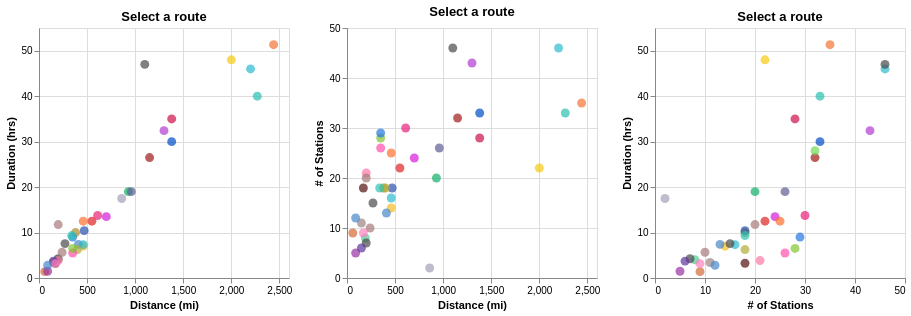

Write notebook code for a chart like this one.
### Code cell
# Route color dictionary
route_colors = df.set_index('route')['_color'].to_dict()

# Shared selection point
highlight = alt.selection_point(name='route', fields=['route', 'route_label'], on='click', empty='none')

title = alt.TitleParams(
    text={
        "expr": "route.route ? 'Route: '+route.route_label : 'Select a route'"
    }
)

circle_size = 80
chart_width=250
chart_height=250
# -----------------------------
# Chart 1: Time vs Miles
# -----------------------------
base1 = alt.Chart(df).mark_circle(size=circle_size).encode(
    x=alt.X('miles_approx', title='Distance (mi)'),
    y=alt.Y('time', title='Duration (hrs)'),
    color=alt.Color('route:N', legend=None, scale=alt.Scale(
        domain=list(route_colors.keys()),
        range=list(route_colors.values())
    )),
    tooltip=['route_label', 'time', 'frequency', 'miles_approx', 'n_stations_approx']
).properties(width=chart_width, height=chart_height)

highlight1 = alt.Chart(df, title=title).mark_circle(size=200, fillOpacity=0, strokeWidth=3).encode(
    x=alt.X('miles_approx', title='Distance (mi)'),
    y=alt.Y('time', title='Duration (hrs)'),
    stroke=alt.condition(highlight, 'route:N', alt.value('transparent'), legend=None)
).add_params(highlight)

chart_1 = base1 + highlight1

# -----------------------------
# Chart 2: Stations vs Miles
# -----------------------------
base2 = alt.Chart(df, title=title).mark_circle(size=circle_size).encode(
    x=alt.X('miles_approx', title='Distance (mi)'),
    y=alt.Y('n_stations_approx', title='# of Stations'),
    color=alt.Color('route:N', legend=None, scale=alt.Scale(
        domain=list(route_colors.keys()),
        range=list(route_colors.values())
    )),
    tooltip=['route_label', 'time', 'frequency', 'miles_approx', 'n_stations_approx']
).properties(width=chart_width, height=chart_height)

highlight2 = alt.Chart(df, title=title).mark_circle(size=200, fillOpacity=0, strokeWidth=3).encode(
    x=alt.X('miles_approx', title='Distance (mi)'),
    y=alt.Y('n_stations_approx', title='# of Stations'),
    stroke=alt.condition(highlight, 'route:N', alt.value('transparent'), legend=None, )
).add_params(highlight)

chart_2 = base2 + highlight2

# -----------------------------
# Chart 3: Time vs Stations
# -----------------------------
base3 = alt.Chart(df).mark_circle(size=circle_size).encode(
    x=alt.X('n_stations_approx', title="# of Stations"),
    y=alt.Y('time', title='Duration (hrs)'),
    color=alt.Color('route:N', legend=None, scale=alt.Scale(
        domain=list(route_colors.keys()),
        range=list(route_colors.values())
    )),
    tooltip=['route_label', 'time', 'frequency', 'miles_approx', 'n_stations_approx']
).properties(width=chart_width, height=chart_height)

highlight3 = alt.Chart(df, title=title).mark_circle(size=200, fillOpacity=0, strokeWidth=3).encode(
    x='n_stations_approx',
    y='time',
    stroke=alt.condition(highlight, 'route:N', alt.value('transparent'), legend=None)
).add_params(highlight)

chart_3 = base3 + highlight3


final_chart = alt.vconcat(alt.hconcat(chart_1, chart_2, chart_3))
final_chart

### Figure 1 — Vega-Lite specification as saved in the notebook (floating-point values rounded to 4 significant figures)
{"config": {"view": {"continuousWidth": 300, "continuousHeight": 300}}, "vconcat": [{"hconcat": [{"layer": [{"mark": {"type": "circle", "size": 80}, "encoding": {"color": {"field": "route", "legend": null, "scale": {"domain": ["acela", "adirondack", "autotrain", "berkshire_flyer", "borealis", "california_zephyr", "capitol_corridor", "cardinal", "carolinian", "cascades", "city_of_new_orleans", "coast_starlight", "crescent", "downeaster", "empire_builder", "empire_service", "ethan_allen_express", "floridian", "gold_runner", "hartford", "heartland_flyer", "hiawatha", "illinois_service", "keystone_service", "lakeshore_limited", "lincoln_service", "maple_leaf", "mardi_gras", "michigan_service", "missouri_river", "northeast_regional", "pacific_surfliner", "pennsylvanian", "piedmont", "silver_meteor_palmetto", "southwest_chief", "sunset_limited", "texas_eagle", "valley_flyer", "vermonter"], "range": ["#F5BD23", "#AE8A27", "#A4A1B8", "#4ECC93", "#4987C9", "#F27435", "#530F0F", "#A01919", "#D31BD9", "#2750AE", "#12AE68", "#CC0F48", "#004CC7", "#9C8585", "#2BBCCF", "#2BBCCF", "#4A4A4A", "#4A4A4A", "#B2AC3D", "#D16935", "#4A4A4A", "#9830A0", "#FF4EAD", "#FE78A7", "#5E5E94", "#A67979", "#DE2323", "#5C359B", "#82C634", "#A67979", "#FD6F2C", "#2377DE", "#2EC5B3", "#FF80C0", "#70DC55", "#2AC1B0", "#F5CB0E", "#B03AD2", "#4987C9", "#E72177"]}, "type": "nominal"}, "tooltip": [{"field": "route_label", "type": "nominal"}, {"field": "time", "type": "quantitative"}, {"field": "frequency", "type": "nominal"}, {"field": "miles_approx", "type": "quantitative"}, {"field": "n_stations_approx", "type": "quantitative"}], "x": {"field": "miles_approx", "title": "Distance (mi)", "type": "quantitative"}, "y": {"field": "time", "title": "Duration (hrs)", "type": "quantitative"}}}, {"mark": {"type": "circle", "fillOpacity": 0, "size": 200, "strokeWidth": 3}, "encoding": {"stroke": {"condition": {"param": "route", "empty": false, "field": "route", "type": "nominal", "legend": null}, "value": "transparent"}, "x": {"field": "miles_approx", "title": "Distance (mi)", "type": "quantitative"}, "y": {"field": "time", "title": "Duration (hrs)", "type": "quantitative"}}, "name": "view_97", "title": {"text": {"expr": "route.route ? 'Route: '+route.route_label : 'Select a route'"}}}], "height": 250, "width": 250}, {"layer": [{"mark": {"type": "circle", "size": 80}, "encoding": {"color": {"field": "route", "legend": null, "scale": {"domain": ["acela", "adirondack", "autotrain", "berkshire_flyer", "borealis", "california_zephyr", "capitol_corridor", "cardinal", "carolinian", "cascades", "city_of_new_orleans", "coast_starlight", "crescent", "downeaster", "empire_builder", "empire_service", "ethan_allen_express", "floridian", "gold_runner", "hartford", "heartland_flyer", "hiawatha", "illinois_service", "keystone_service", "lakeshore_limited", "lincoln_service", "maple_leaf", "mardi_gras", "michigan_service", "missouri_river", "northeast_regional", "pacific_surfliner", "pennsylvanian", "piedmont", "silver_meteor_palmetto", "southwest_chief", "sunset_limited", "texas_eagle", "valley_flyer", "vermonter"], "range": ["#F5BD23", "#AE8A27", "#A4A1B8", "#4ECC93", "#4987C9", "#F27435", "#530F0F", "#A01919", "#D31BD9", "#2750AE", "#12AE68", "#CC0F48", "#004CC7", "#9C8585", "#2BBCCF", "#2BBCCF", "#4A4A4A", "#4A4A4A", "#B2AC3D", "#D16935", "#4A4A4A", "#9830A0", "#FF4EAD", "#FE78A7", "#5E5E94", "#A67979", "#DE2323", "#5C359B", "#82C634", "#A67979", "#FD6F2C", "#2377DE", "#2EC5B3", "#FF80C0", "#70DC55", "#2AC1B0", "#F5CB0E", "#B03AD2", "#4987C9", "#E72177"]}, "type": "nominal"}, "tooltip": [{"field": "route_label", "type": "nominal"}, {"field": "time", "type": "quantitative"}, {"field": "frequency", "type": "nominal"}, {"field": "miles_approx", "type": "quantitative"}, {"field": "n_stations_approx", "type": "quantitative"}], "x": {"field": "miles_approx", "title": "Distance (mi)", "type": "quantitative"}, "y": {"field": "n_stations_approx", "title": "# of Stations", "type": "quantitative"}}, "title": {"text": {"expr": "route.route ? 'Route: '+route.route_label : 'Select a route'"}}}, {"mark": {"type": "circle", "fillOpacity": 0, "size": 200, "strokeWidth": 3}, "encoding": {"stroke": {"condition": {"param": "route", "empty": false, "field": "route", "type": "nominal", "legend": null}, "value": "transparent"}, "x": {"field": "miles_approx", "title": "Distance (mi)", "type": "quantitative"}, "y": {"field": "n_stations_approx", "title": "# of Stations", "type": "quantitative"}}, "name": "view_98", "title": {"text": {"expr": "route.route ? 'Route: '+route.route_label : 'Select a route'"}}}], "height": 250, "width": 250}, {"layer": [{"mark": {"type": "circle", "size": 80}, "encoding": {"color": {"field": "route", "legend": null, "scale": {"domain": ["acela", "adirondack", "autotrain", "berkshire_flyer", "borealis", "california_zephyr", "capitol_corridor", "cardinal", "carolinian", "cascades", "city_of_new_orleans", "coast_starlight", "crescent", "downeaster", "empire_builder", "empire_service", "ethan_allen_express", "floridian", "gold_runner", "hartford", "heartland_flyer", "hiawatha", "illinois_service", "keystone_service", "lakeshore_limited", "lincoln_service", "maple_leaf", "mardi_gras", "michigan_service", "missouri_river", "northeast_regional", "pacific_surfliner", "pennsylvanian", "piedmont", "silver_meteor_palmetto", "southwest_chief", "sunset_limited", "texas_eagle", "valley_flyer", "vermonter"], "range": ["#F5BD23", "#AE8A27", "#A4A1B8", "#4ECC93", "#4987C9", "#F27435", "#530F0F", "#A01919", "#D31BD9", "#2750AE", "#12AE68", "#CC0F48", "#004CC7", "#9C8585", "#2BBCCF", "#2BBCCF", "#4A4A4A", "#4A4A4A", "#B2AC3D", "#D16935", "#4A4A4A", "#9830A0", "#FF4EAD", "#FE78A7", "#5E5E94", "#A67979", "#DE2323", "#5C359B", "#82C634", "#A67979", "#FD6F2C", "#2377DE", "#2EC5B3", "#FF80C0", "#70DC55", "#2AC1B0", "#F5CB0E", "#B03AD2", "#4987C9", "#E72177"]}, "type": "nominal"}, "tooltip": [{"field": "route_label", "type": "nominal"}, {"field": "time", "type": "quantitative"}, {"field": "frequency", "type": "nominal"}, {"field": "miles_approx", "type": "quantitative"}, {"field": "n_stations_approx", "type": "quantitative"}], "x": {"field": "n_stations_approx", "title": "# of Stations", "type": "quantitative"}, "y": {"field": "time", "title": "Duration (hrs)", "type": "quantitative"}}}, {"mark": {"type": "circle", "fillOpacity": 0, "size": 200, "strokeWidth": 3}, "encoding": {"stroke": {"condition": {"param": "route", "empty": false, "field": "route", "type": "nominal", "legend": null}, "value": "transparent"}, "x": {"field": "n_stations_approx", "type": "quantitative"}, "y": {"field": "time", "type": "quantitative"}}, "name": "view_99", "title": {"text": {"expr": "route.route ? 'Route: '+route.route_label : 'Select a route'"}}}], "height": 250, "width": 250}]}], "data": {"name": "data-8c176b3dc10ebb1b246ed1ae878233ca"}, "params": [{"name": "route", "select": {"type": "point", "fields": ["route", "route_label"], "on": "click"}, "views": ["view_97", "view_98", "view_99"]}], "$schema": "https://vega.github.io/schema/vega-lite/v5.20.1.json", "datasets": {"data-8c176b3dc10ebb1b246ed1ae878233ca": [{"route": "acela", "route_label": "Acela", "origin": "Boston", "destination": "Washington DC", "stop_summary": "Boston - New Haven - New York - Philadelphia - Wilmington - Washington", "n_stations_approx": 14, "n_stations_approx_label": "14 (min: 4, max: 14)", "time": 7.0, "time_label": "7hrs", "frequency": "nx Daily", "miles_approx": 460, "bikes": null, "_color": "#F5BD23", "link": "https://www.amtrak.com/routes/acela-train"}, {"route": "adirondack", "route_label": "Adirondack", "origin": "Montreal", "destination": "New York", "stop_summary": "Montreal - Westport - Saratoga Springs - Albany - New York", "n_stations_approx": 18, "n_stations_approx_label": 18, "time": 10.0, "time_label": "10hrs", "frequency": "Daily", "miles_approx": 380, "bikes": null, "_color": "#AE8A27", "link": "https://www.amtrak.com/routes/adirondack-train"}, {"route": "autotrain", "route_label": "Autotrain", "origin": "Lorton, VA (Washington DC)", "destination": "Sanford, FL (Orlando)", "stop_summary": "Lorton, VA (Washington, DC) - Sanford, FL (Orlando)", "n_stations_approx": 2, "n_stations_approx_label": 2, "time": 17.48, "time_label": "17hrs 29min", "frequency": "Daily", "miles_approx": 860, "bikes": "yes", "_color": "#A4A1B8", "link": "https://www.amtrak.com/routes/auto-train"}, {"route": "berkshire_flyer", "route_label": "Berkshire Flyer", "origin": "New York", "destination": "Pittsfield", "stop_summary": "New York - Poughkeepsie - Albany - Pittsfield", "n_stations_approx": 8, "n_stations_approx_label": 8, "time": 4.0, "time_label": "4hrs", "frequency": "Late June - Early Sept", "miles_approx": 190, "bikes": null, "_color": "#4ECC93", "link": "https://www.amtrak.com/routes/berkshire-flyer-train"}, {"route": "borealis", "route_label": "Borealis", "origin": "St. Paul / Minneapolis", "destination": "Chicago", "stop_summary": "St. Paul/Minneapolis - Milwaukee - Chicago", "n_stations_approx": 13, "n_stations_approx_label": 13, "time": 7.4, "time_label": "7hrs 24min", "frequency": "Daily", "miles_approx": 410, "bikes": null, "_color": "#4987C9", "link": "https://www.amtrak.com/routes/borealis-train"}, {"route": "california_zephyr", "route_label": "California Zephyr", "origin": "Chicago", "destination": "Emeryville (San Francisco)", "stop_summary": "Chicago - Omaha - Denver - Salt Lake City - Emeryville (San Francisco)", "n_stations_approx": 35, "n_stations_approx_label": 35, "time": 51.33, "time_label": "51hrs 20min", "frequency": "Daily", "miles_approx": 2440, "bikes": "yes", "_color": "#F27435", "link": "https://www.amtrak.com/routes/california-zephyr-train"}, {"route": "capitol_corridor", "route_label": "Capitol Corridor", "origin": "Auburn", "destination": "San Jose", "stop_summary": "Auburn - Sacramento - Emeryville (San Francisco) - Oakland - San Jose", "n_stations_approx": 18, "n_stations_approx_label": 18, "time": 3.25, "time_label": "3hrs 15min", "frequency": "nx Daily", "miles_approx": 170, "bikes": "yes", "_color": "#530F0F", "link": "https://www.amtrak.com/routes/capitol-corridor-train"}, {"route": "cardinal", "route_label": "Cardinal", "origin": "New York", "destination": "Chicago", "stop_summary": "New York - Washington - Charlottesville - Cincinnati - Indianapolis - Chicago", "n_stations_approx": 32, "n_stations_approx_label": 32, "time": 26.5, "time_label": "26hrs 30min", "frequency": "3 days a week", "miles_approx": 1150, "bikes": null, "_color": "#A01919", "link": "https://www.amtrak.com/routes/cardinal-train"}, {"route": "carolinian", "route_label": "Carolinian", "origin": "New York", "destination": "Charlotte", "stop_summary": "New York - Richmond - Raleigh - Charlotte", "n_stations_approx": 24, "n_stations_approx_label": 24, "time": 13.5, "time_label": "13hrs 30min", "frequency": "Daily", "miles_approx": 700, "bikes": null, "_color": "#D31BD9", "link": "https://www.amtrak.com/routes/carolinian-train"}, {"route": "cascades", "route_label": "Cascades", "origin": "Vancouver, BC", "destination": "Eugene", "stop_summary": "Vancouver, BC - Seattle - Tacoma - Portland - Salem - Eugene", "n_stations_approx": 18, "n_stations_approx_label": "18 unique stations (min: 8, max: 18)", "time": 10.42, "time_label": "10hrs 25min", "frequency": "nx Daily", "miles_approx": 470, "bikes": null, "_color": "#2750AE", "link": "https://www.amtrak.com/routes/cascades-train"}, {"route": "city_of_new_orleans", "route_label": "City of New Orleans", "origin": "Chicago", "destination": "New Orleans", "stop_summary": "Chicago - Champaign-Urbana - Carbondale - Memphis - Jackson - New Orleans", "n_stations_approx": 20, "n_stations_approx_label": 20, "time": 19.0, "time_label": "19hrs", "frequency": "Daily", "miles_approx": 930, "bikes": "yes", "_color": "#12AE68", "link": "https://www.amtrak.com/routes/city-of-new-orleans-train"}, {"route": "coast_starlight", "route_label": "Coast Starlight", "origin": "Seattle", "destination": "Los Angeles", "stop_summary": "Seattle - Tacoma - Portland - Sacramento - San Francisco area - Los Angeles", "n_stations_approx": 28, "n_stations_approx_label": 28, "time": 35.0, "time_label": "35hrs", "frequency": "Daily", "miles_approx": 1380, "bikes": "yes", "_color": "#CC0F48", "link": "https://www.amtrak.com/routes/coast-starlight-train"}, {"route": "crescent", "route_label": "Crescent", "origin": "New York", "destination": "New Orleans", "stop_summary": "New York - Washington - Charlottesville - Charlotte - Atlanta - Birmingham - New Orleans", "n_stations_approx": 33, "n_stations_approx_label": 33, "time": 30.0, "time_label": "30hrs", "frequency": "Daily", "miles_approx": 1380, "bikes": "yes", "_color": "#004CC7", "link": "https://www.amtrak.com/routes/crescent-train"}, {"route": "downeaster", "route_label": "Downeaster", "origin": "Brunswick", "destination": "Boston", "stop_summary": "Brunswick - Freeport - Portland - Saco - Exeter - Boston", "n_stations_approx": 11, "n_stations_approx_label": 11, "time": 3.417, "time_label": "3hrs 25min", "frequency": "nx Daily", "miles_approx": 150, "bikes": null, "_color": "#9C8585", "link": "https://www.amtrak.com/routes/downeaster-train"}, {"route": "empire_builder", "route_label": "Empire Builder", "origin": "Chicago", "destination": "Portland/Seattle", "stop_summary": "Chicago - Milwaukee - St. Paul/Minneapolis - Minot - Spokane - Portland/Seattle", "n_stations_approx": 46, "n_stations_approx_label": 46, "time": 46.0, "time_label": "46hrs", "frequency": "Daily", "miles_approx": 2200, "bikes": "yes", "_color": "#2BBCCF", "link": "https://www.amtrak.com/routes/empire-builder-train"}, {"route": "empire_service", "route_label": "Empire Service", "origin": "Niagara Falls", "destination": "New York", "stop_summary": "Niagara Falls - Buffalo - Rochester - Syracuse - Albany - New York ", "n_stations_approx": 16, "n_stations_approx_label": "16 unique stations (min: 5, max: 16)", "time": 7.333, "time_label": "7hrs 20min", "frequency": "nx Daily", "miles_approx": 460, "bikes": null, "_color": "#2BBCCF", "link": "https://www.amtrak.com/routes/empire-service-train"}, {"route": "ethan_allen_express", "route_label": "Ethan Allen Express", "origin": "Burlington", "destination": "New York", "stop_summary": "Burlington - Rutland - Saratoga Springs - Albany - New York", "n_stations_approx": 15, "n_stations_approx_label": 15, "time": 7.567, "time_label": "7hrs 34min", "frequency": "Daily", "miles_approx": 270, "bikes": null, "_color": "#4A4A4A", "link": "https://www.amtrak.com/routes/ethan-allen-express-train"}, {"route": "floridian", "route_label": "Floridian", "origin": "Chicago", "destination": "Tampa / Miami", "stop_summary": "Chicago - Pittsburgh - Washington, DC - Savannah - Tampa/Miami", "n_stations_approx": 46, "n_stations_approx_label": 46, "time": 47.0, "time_label": "47hrs", "frequency": "Daily", "miles_approx": 1100, "bikes": null, "_color": "#4A4A4A", "link": "https://www.amtrak.com/routes/floridian-train"}, {"route": "gold_runner", "route_label": "Gold Runner", "origin": "San Francisco / Sacramento", "destination": "Bakersfield", "stop_summary": "San Francisco Bay Area/Sacramento - Bakersfield/Southern California", "n_stations_approx": 18, "n_stations_approx_label": 18, "time": 6.25, "time_label": "6hrs 15min", "frequency": "nx Daily", "miles_approx": 400, "bikes": null, "_color": "#B2AC3D", "link": "https://www.amtrak.com/routes/gold-runner-train"}, {"route": "hartford", "route_label": "Hartford", "origin": "New Haven", "destination": "Springfield", "stop_summary": "New Haven - Hartford - Windsor Locks - Springfield", "n_stations_approx": 9, "n_stations_approx_label": 9, "time": 1.4, "time_label": "1hr 24min", "frequency": "nx Daily", "miles_approx": 60, "bikes": null, "_color": "#D16935", "link": "https://www.amtrak.com/routes/amtrak-hartford-line-train"}, {"route": "heartland_flyer", "route_label": "Heartland Flyer", "origin": "Oklahoma City", "destination": "Fort Worth", "stop_summary": "Oklahoma City - Fort Worth", "n_stations_approx": 7, "n_stations_approx_label": 7, "time": 4.233, "time_label": "4hrs 14min", "frequency": "Daily", "miles_approx": 200, "bikes": "yes", "_color": "#4A4A4A", "link": "https://www.amtrak.com/routes/heartland-flyer-train"}, {"route": "hiawatha", "route_label": "Hiawatha", "origin": "Milwaukee", "destination": "Chicago", "stop_summary": "Milwaukee - Glenview - Chicago", "n_stations_approx": 5, "n_stations_approx_label": 5, "time": 1.483, "time_label": "1hr 29min", "frequency": "nx Daily", "miles_approx": 90, "bikes": "yes", "_color": "#9830A0", "link": "https://www.amtrak.com/routes/hiawatha-train"}, {"route": "illinois_service", "route_label": "Illinois Service", "origin": "Chicago", "destination": "Carbondale", "stop_summary": "Chicago - Galesburg - Quincy/Springfield - St. Louis/Champaign-Urbana - Carbondale", "n_stations_approx": 26, "n_stations_approx_label": "26 unique stations: Zephyr/Carl Sandburg: 10 (Chicago - Quincy), Saluki/Illini: 11 (Chicago - Carbondale), Lincoln: 11 (Chicago - St Louis)", "time": 5.5, "time_label": "5hrs 30min", "frequency": "nx Daily", "miles_approx": 350, "bikes": "yes", "_color": "#FF4EAD", "link": "https://www.amtrak.com/routes/illinois-services-train"}, {"route": "keystone_service", "route_label": "Keystone Service", "origin": "New York", "destination": "Harrisburg", "stop_summary": "New York - Philadelphia - Paoli - Downingtown - Lancaster - Harrisburg", "n_stations_approx": 21, "n_stations_approx_label": "21 unique stations (min: 8, max: 17)", "time": 3.833, "time_label": "3hrs 50min", "frequency": "nx Daily", "miles_approx": 200, "bikes": "yes", "_color": "#FE78A7", "link": "https://www.amtrak.com/routes/keystone-service-train"}, {"route": "lakeshore_limited", "route_label": "Lakeshore Limited", "origin": "New York / Boston", "destination": "Chicago", "stop_summary": "New York/Boston - Albany - Buffalo - Cleveland - Toledo - Chicago", "n_stations_approx": 26, "n_stations_approx_label": 26, "time": 19.0, "time_label": "19hrs", "frequency": "Daily", "miles_approx": 960, "bikes": "yes", "_color": "#5E5E94", "link": "https://www.amtrak.com/routes/lake-shore-limited-train"}, {"route": "lincoln_service", "route_label": "Lincoln Service ", "origin": "Chicago", "destination": "Kansas City", "stop_summary": "Chicago - St. Louis - Kansas City, MO", "n_stations_approx": 20, "n_stations_approx_label": 20, "time": 11.75, "time_label": "11hrs 45min", "frequency": "Daily", "miles_approx": 200, "bikes": "yes", "_color": "#A67979", "link": "https://www.amtrak.com/routes/lincoln-service-missouri-river-runner-train"}, {"route": "maple_leaf", "route_label": "Maple Leaf", "origin": "Toronto", "destination": "New York", "stop_summary": "Toronto - Niagara Falls - Buffalo - Rochester - Syracuse - Albany - New York", "n_stations_approx": 22, "n_stations_approx_label": 22, "time": 12.5, "time_label": "12hrs 30min", "frequency": "Daily", "miles_approx": 550, "bikes": null, "_color": "#DE2323", "link": "https://www.amtrak.com/routes/maple-leaf-train"}, {"route": "mardi_gras", "route_label": "Mardi Gras", "origin": "New Orleans", "destination": "Mobile", "stop_summary": "New Orleans - Gulfport - Mobile", "n_stations_approx": 6, "n_stations_approx_label": 6, "time": 3.717, "time_label": "3hrs 43min", "frequency": "2x Daily", "miles_approx": 150, "bikes": null, "_color": "#5C359B", "link": "https://www.amtrak.com/routes/amtrak-mardi-gras-service"}, {"route": "michigan_service", "route_label": "Michigan Service", "origin": "Chicago", "destination": "Grand Rapids / Lansing (Pere Marquette), Port Huron / Ann Arbor (Wolverine) , Detroit / Pontiac (Blue Water)", "stop_summary": "Chicago - Grand Rapids/Lansing- Port Huron/Ann Arbor - Detroit - Pontiac", "n_stations_approx": 28, "n_stations_approx_label": "28 unique stations (Pere Marquette: 5, Blue Water: 11, Wolverine: 15)", "time": 6.5, "time_label": "6hrs 30min", "frequency": "nx Daily", "miles_approx": 350, "bikes": null, "_color": "#82C634", "link": "https://www.amtrak.com/routes/michigan-services-train"}, {"route": "missouri_river", "route_label": "Missouri River", "origin": "St. Louis", "destination": "Kansas City", "stop_summary": "St. Louis - Washington - Sedalia - Independence - Kansas City, MO", "n_stations_approx": 10, "n_stations_approx_label": 10, "time": 5.667, "time_label": "5hrs 40min", "frequency": "Daily", "miles_approx": 240, "bikes": null, "_color": "#A67979", "link": "https://www.amtrak.com/routes/missouri-river-runner-train"}, {"route": "northeast_regional", "route_label": "Northeast Regional", "origin": "Boston / Springfield", "destination": "Roanoke / Norfolk / Newport News", "stop_summary": "Boston/Springfield - New York - Philadelphia - Washington - Roanoke/Norfolk/Newport News", "n_stations_approx": 25, "n_stations_approx_label": "25 unique stations (min: 3, max: 25)", "time": 12.5, "time_label": "12hrs 30min", "frequency": "nx Daily", "miles_approx": 460, "bikes": "yes", "_color": "#FD6F2C", "link": "https://www.amtrak.com/routes/northeast-regional-train"}, {"route": "pacific_surfliner", "route_label": "Pacific Surfliner", "origin": "San Luis Obispo", "destination": "San Diego", "stop_summary": "San Luis Obispo - Santa Barbara - Los Angeles - Anaheim - San Diego", "n_stations_approx": 29, "n_stations_approx_label": "29 unique stations (min: 9, max: 29)", "time": 9.0, "time_label": "9hrs", "frequency": "nx Daily", "miles_approx": 350, "bikes": "yes", "_color": "#2377DE", "link": "https://www.amtrak.com/routes/pacific-surfliner-train"}, {"route": "pennsylvanian", "route_label": "Pennsylvanian", "origin": "New York", "destination": "Pittsburgh", "stop_summary": "New York - Philadelphia - Lancaster - Harrisburg - Altoona - Pittsburgh", "n_stations_approx": 18, "n_stations_approx_label": 18, "time": 9.333, "time_label": "9hrs 20min", "frequency": "Daily", "miles_approx": 340, "bikes": "yes", "_color": "#2EC5B3", "link": "https://www.amtrak.com/routes/pennsylvanian-train"}, {"route": "piedmont", "route_label": "Piedmont", "origin": "Raleigh", "destination": "Charlotte", "stop_summary": "Raleigh - Durham - Greensboro - High Point - Charlotte", "n_stations_approx": 9, "n_stations_approx_label": 9, "time": 3.167, "time_label": "3hrs 10min", "frequency": "Daily", "miles_approx": 170, "bikes": "yes", "_color": "#FF80C0", "link": "https://www.amtrak.com/routes/piedmont-train"}, {"route": "silver_meteor_palmetto", "route_label": "Silver Meteor / Palmetto", "origin": "New York", "destination": "Tampa / Miami", "stop_summary": "New York - Washington - Charleston - Savannah - Jacksonville - Orlando - Tampa/Miami", "n_stations_approx": 32, "n_stations_approx_label": "Palmetto: 23, Silver: 32", "time": 28.0, "time_label": "<28hrs", "frequency": "Daily", "miles_approx": "1400 / 800", "bikes": "yes", "_color": "#70DC55", "link": "https://www.amtrak.com/routes/silver-service-palmetto-train"}, {"route": "southwest_chief", "route_label": "Southwest Chief", "origin": "Chicago", "destination": "Los Angeles", "stop_summary": "Chicago - Kansas City, MO - La Junta - Albuquerque - Flagstaff - Los Angeles", "n_stations_approx": 33, "n_stations_approx_label": 33, "time": 40.0, "time_label": "40+hrs", "frequency": "Daily", "miles_approx": 2270, "bikes": null, "_color": "#2AC1B0", "link": "https://www.amtrak.com/routes/southwest-chief-train"}, {"route": "sunset_limited", "route_label": "Sunset Limited", "origin": "New Orleans", "destination": "Los Angeles", "stop_summary": "New Orleans - Houston - San Antonio - El Paso - Tucson - Palm Springs -  Los Angeles", "n_stations_approx": 22, "n_stations_approx_label": 22, "time": 48.0, "time_label": "48hrs", "frequency": "3 days a week", "miles_approx": 2000, "bikes": "yes", "_color": "#F5CB0E", "link": "https://www.amtrak.com/routes/sunset-limited-train"}, {"route": "texas_eagle", "route_label": "Texas Eagle", "origin": "Chicago", "destination": "Los Angeles", "stop_summary": "Chicago - St. Louis - Little Rock - Dallas - San Antonio - Tucson - Los Angeles", "n_stations_approx": 43, "n_stations_approx_label": 43, "time": 32.42, "time_label": "32hrs 25min", "frequency": "Daily", "miles_approx": 1300, "bikes": "yes", "_color": "#B03AD2", "link": "https://www.amtrak.com/routes/texas-eagle-train"}, {"route": "valley_flyer", "route_label": "Valley Flyer", "origin": "New Haven", "destination": "Greenfield", "stop_summary": "New Haven - Springfield - Northampton - Greenfield", "n_stations_approx": 12, "n_stations_approx_label": 12, "time": 2.8, "time_label": "2hrs 48min", "frequency": "nx Daily", "miles_approx": 90, "bikes": null, "_color": "#4987C9", "link": "https://www.amtrak.com/routes/valley-flyer-train"}, {"route": "vermonter", "route_label": "Vermonter", "origin": "St. Albans", "destination": "Washington DC", "stop_summary": "St. Albans - Essex Jct. (Burlington) - Springfield - New York - Washington", "n_stations_approx": 30, "n_stations_approx_label": 30, "time": 13.75, "time_label": "13hrs 45min", "frequency": "Daily", "miles_approx": 610, "bikes": "yes", "_color": "#E72177", "link": "https://www.amtrak.com/routes/vermonter-train"}]}}
